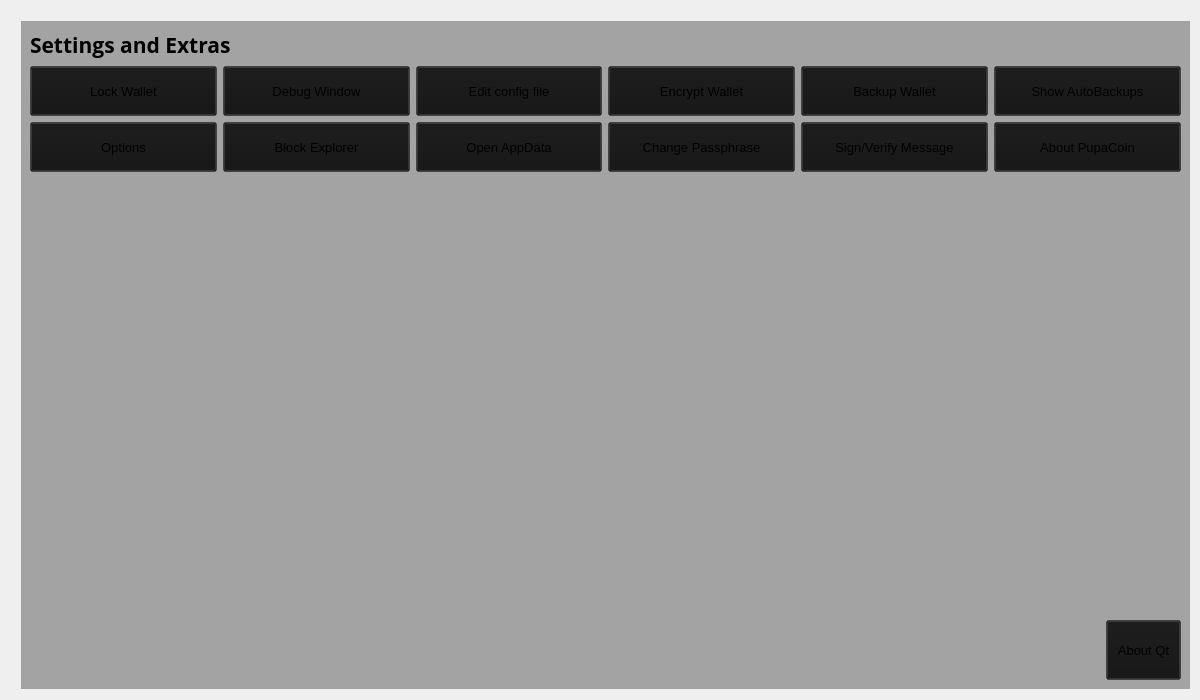
<?xml version="1.0" encoding="UTF-8"?>
<ui version="4.0">
 <class>SettingsPage</class>
 <widget class="QWidget" name="SettingsPage">
  <property name="windowModality">
   <enum>Qt::NonModal</enum>
  </property>
  <property name="enabled">
   <bool>true</bool>
  </property>
  <property name="geometry">
   <rect>
    <x>0</x>
    <y>0</y>
    <width>1200</width>
    <height>700</height>
   </rect>
  </property>
  <property name="sizePolicy">
   <sizepolicy hsizetype="Expanding" vsizetype="Expanding">
    <horstretch>0</horstretch>
    <verstretch>0</verstretch>
   </sizepolicy>
  </property>
  <property name="minimumSize">
   <size>
    <width>0</width>
    <height>0</height>
   </size>
  </property>
  <property name="acceptDrops">
   <bool>false</bool>
  </property>
  <property name="windowTitle">
   <string>Form</string>
  </property>
  <property name="styleSheet">
   <string notr="true"/>
  </property>
  <layout class="QGridLayout">
   <property name="sizeConstraint">
    <enum>QLayout::SetMaximumSize</enum>
   </property>
   <property name="leftMargin">
    <number>21</number>
   </property>
   <property name="topMargin">
    <number>21</number>
   </property>
   <property name="rightMargin">
    <number>10</number>
   </property>
   <item row="1" column="0">
    <widget class="QWidget" name="widget" native="true">
     <property name="sizePolicy">
      <sizepolicy hsizetype="Expanding" vsizetype="Expanding">
       <horstretch>0</horstretch>
       <verstretch>0</verstretch>
      </sizepolicy>
     </property>
     <property name="styleSheet">
      <string notr="true">background: transparent;
background-color: rgb(20, 20, 20, 0.35);
</string>
     </property>
     <layout class="QGridLayout" name="gridLayout01">
      <item row="2" column="0">
       <layout class="QHBoxLayout" name="horizontalLayout_3">
        <item>
         <widget class="QPushButton" name="options">
          <property name="minimumSize">
           <size>
            <width>0</width>
            <height>50</height>
           </size>
          </property>
          <property name="font">
           <font>
            <pointsize>10</pointsize>
           </font>
          </property>
          <property name="text">
           <string>Options</string>
          </property>
         </widget>
        </item>
        <item>
         <widget class="QPushButton" name="blockexplorer">
          <property name="minimumSize">
           <size>
            <width>0</width>
            <height>50</height>
           </size>
          </property>
          <property name="font">
           <font>
            <pointsize>10</pointsize>
           </font>
          </property>
          <property name="text">
           <string>Block Explorer</string>
          </property>
         </widget>
        </item>
        <item>
         <widget class="QPushButton" name="open_datafolder">
          <property name="minimumSize">
           <size>
            <width>0</width>
            <height>50</height>
           </size>
          </property>
          <property name="font">
           <font>
            <pointsize>10</pointsize>
           </font>
          </property>
          <property name="text">
           <string>Open AppData</string>
          </property>
         </widget>
        </item>
        <item>
         <widget class="QPushButton" name="changepassphrase">
          <property name="minimumSize">
           <size>
            <width>0</width>
            <height>50</height>
           </size>
          </property>
          <property name="font">
           <font>
            <pointsize>10</pointsize>
           </font>
          </property>
          <property name="text">
           <string>Change Passphrase</string>
          </property>
         </widget>
        </item>
        <item>
         <widget class="QPushButton" name="signmesage">
          <property name="minimumSize">
           <size>
            <width>0</width>
            <height>50</height>
           </size>
          </property>
          <property name="font">
           <font>
            <pointsize>10</pointsize>
           </font>
          </property>
          <property name="text">
           <string>Sign/Verify Message</string>
          </property>
         </widget>
        </item>
        <item>
         <widget class="QPushButton" name="aboutcoin">
          <property name="minimumSize">
           <size>
            <width>0</width>
            <height>50</height>
           </size>
          </property>
          <property name="font">
           <font>
            <pointsize>10</pointsize>
           </font>
          </property>
          <property name="text">
           <string>About PupaCoin</string>
          </property>
         </widget>
        </item>
       </layout>
      </item>
      <item row="6" column="0">
       <layout class="QHBoxLayout" name="horizontalLayout_5">
        <property name="bottomMargin">
         <number>0</number>
        </property>
        <item>
         <spacer name="horizontalSpacer">
          <property name="orientation">
           <enum>Qt::Horizontal</enum>
          </property>
          <property name="sizeHint" stdset="0">
           <size>
            <width>40</width>
            <height>20</height>
           </size>
          </property>
         </spacer>
        </item>
        <item>
         <widget class="QPushButton" name="aboutqt">
          <property name="minimumSize">
           <size>
            <width>60</width>
            <height>60</height>
           </size>
          </property>
          <property name="maximumSize">
           <size>
            <width>75</width>
            <height>16777215</height>
           </size>
          </property>
          <property name="font">
           <font>
            <pointsize>10</pointsize>
           </font>
          </property>
          <property name="text">
           <string>About Qt</string>
          </property>
         </widget>
        </item>
       </layout>
      </item>
      <item row="0" column="0">
       <layout class="QHBoxLayout" name="horizontalLayout_4">
        <property name="spacing">
         <number>7</number>
        </property>
        <item>
         <widget class="QLabel" name="label_5">
          <property name="font">
           <font>
            <family>Open Sans,sans-serif</family>
            <pointsize>16</pointsize>
            <weight>75</weight>
            <bold>true</bold>
           </font>
          </property>
          <property name="styleSheet">
           <string notr="true">background: transparent;</string>
          </property>
          <property name="text">
           <string>Settings and Extras</string>
          </property>
         </widget>
        </item>
        <item>
         <spacer name="horizontalSpacer_2">
          <property name="orientation">
           <enum>Qt::Horizontal</enum>
          </property>
          <property name="sizeHint" stdset="0">
           <size>
            <width>40</width>
            <height>20</height>
           </size>
          </property>
         </spacer>
        </item>
       </layout>
      </item>
      <item row="1" column="0">
       <layout class="QHBoxLayout" name="horizontalLayout_2">
        <item>
         <widget class="QPushButton" name="lockwallet">
          <property name="minimumSize">
           <size>
            <width>0</width>
            <height>50</height>
           </size>
          </property>
          <property name="font">
           <font>
            <pointsize>10</pointsize>
           </font>
          </property>
          <property name="text">
           <string>Lock Wallet</string>
          </property>
         </widget>
        </item>
        <item>
         <widget class="QPushButton" name="debugwindow">
          <property name="minimumSize">
           <size>
            <width>0</width>
            <height>50</height>
           </size>
          </property>
          <property name="font">
           <font>
            <pointsize>10</pointsize>
           </font>
          </property>
          <property name="text">
           <string>Debug Window</string>
          </property>
         </widget>
        </item>
        <item>
         <widget class="QPushButton" name="editconf">
          <property name="minimumSize">
           <size>
            <width>0</width>
            <height>50</height>
           </size>
          </property>
          <property name="font">
           <font>
            <pointsize>10</pointsize>
           </font>
          </property>
          <property name="text">
           <string>Edit config file</string>
          </property>
         </widget>
        </item>
        <item>
         <widget class="QPushButton" name="encryptwallet">
          <property name="minimumSize">
           <size>
            <width>0</width>
            <height>50</height>
           </size>
          </property>
          <property name="font">
           <font>
            <pointsize>10</pointsize>
           </font>
          </property>
          <property name="text">
           <string>Encrypt Wallet</string>
          </property>
         </widget>
        </item>
        <item>
         <widget class="QPushButton" name="backupwallet">
          <property name="minimumSize">
           <size>
            <width>0</width>
            <height>50</height>
           </size>
          </property>
          <property name="font">
           <font>
            <pointsize>10</pointsize>
           </font>
          </property>
          <property name="text">
           <string>Backup Wallet</string>
          </property>
         </widget>
        </item>
        <item>
         <widget class="QPushButton" name="show_autobackups">
          <property name="minimumSize">
           <size>
            <width>0</width>
            <height>50</height>
           </size>
          </property>
          <property name="font">
           <font>
            <pointsize>10</pointsize>
           </font>
          </property>
          <property name="text">
           <string>Show AutoBackups</string>
          </property>
         </widget>
        </item>
       </layout>
      </item>
      <item row="3" column="0">
       <spacer name="verticalSpacer">
        <property name="orientation">
         <enum>Qt::Vertical</enum>
        </property>
        <property name="sizeHint" stdset="0">
         <size>
          <width>20</width>
          <height>40</height>
         </size>
        </property>
       </spacer>
      </item>
     </layout>
    </widget>
   </item>
  </layout>
 </widget>
 <resources/>
 <connections/>
</ui>
